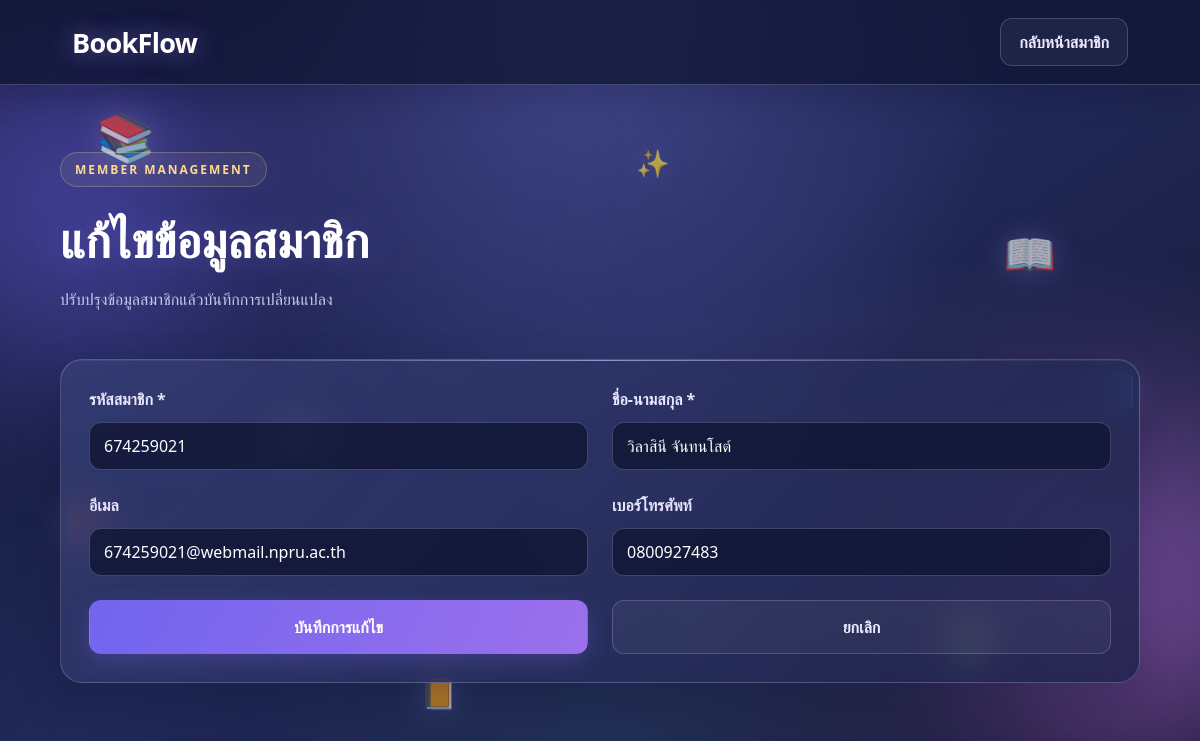
Page /members/edit/2 on the committed database.
### tables this page shows
CREATE TABLE members (
                id INTEGER PRIMARY KEY AUTOINCREMENT,
                member_code TEXT NOT NULL UNIQUE,
                name TEXT NOT NULL,
                email TEXT UNIQUE,
                phone TEXT,
                created_at TEXT NOT NULL DEFAULT CURRENT_TIMESTAMP
            );

### app.py (the view, shortened to what this page needs)
@app.route("/members/edit/<int:member_id>", methods=["GET", "POST"])
def edit_member(member_id):
    connection = get_db_connection()
    try:
        member = connection.execute(
            "SELECT * FROM members WHERE id = ?",
            (member_id,),
        ).fetchone()
        if member is None:
            flash("ไม่พบสมาชิกที่ต้องการแก้ไข", "error")
            return redirect(url_for("members"))
        return render_template("edit_member.html", member=member)
    finally:
        connection.close()

### database/db.py (called while the page is built)
def get_db_connection():
    connection = sqlite3.connect(DATABASE_PATH)
    connection.row_factory = sqlite3.Row
    connection.execute("PRAGMA foreign_keys = ON")
    return connection

### templates/edit_member.html (shortened to what this page needs)
<!DOCTYPE html>
<html lang="th">
<head>
    <link rel="stylesheet" href="{{ url_for('static', filename='style.css') }}">
</head>
<body>
    <div class="library-background" aria-hidden="true">
    <span class="floating-book book-one">📚</span>
    <span class="floating-book book-two">📖</span>
    <span class="floating-book book-three">📕</span>
    <span class="floating-book book-four">📗</span>
    <span class="floating-book book-five">📘</span>
    <span class="floating-book book-six">📙</span>
    <span class="floating-book book-seven">✨</span>
    <span class="floating-book book-eight">📖</span>
</div>
    <header class="header">
        <a class="brand" href="/">BookFlow</a>
        <a class="button secondary" href="{{ url_for('members') }}">กลับหน้าสมาชิก</a>
    </header>
    <main class="container">
        <section class="welcome">
            <p class="eyebrow">MEMBER MANAGEMENT</p>
            <h1>แก้ไขข้อมูลสมาชิก</h1>
            <p class="subtitle">ปรับปรุงข้อมูลสมาชิกแล้วบันทึกการเปลี่ยนแปลง</p>
        </section>
        <section class="panel">
            <form method="POST" class="book-form">
                <div class="form-group">
                    <label for="member_code">รหัสสมาชิก *</label>
                    <input id="member_code" name="member_code"
                           value="{{ member.member_code }}" maxlength="30" required>
                </div>
                <div class="form-group">
                    <label for="name">ชื่อ-นามสกุล *</label>
                    <input id="name" name="name"
                           value="{{ member.name }}" maxlength="150" required>
                </div>
                <div class="form-group">
                    <label for="email">อีเมล</label>
                    <input id="email" name="email" type="email"
                           value="{{ member.email or '' }}" maxlength="150">
                </div>
                <div class="form-group">
                    <label for="phone">เบอร์โทรศัพท์</label>
                    <input id="phone" name="phone"
                           value="{{ member.phone or '' }}" maxlength="20">
                </div>
                <button class="button primary" type="submit">บันทึกการแก้ไข</button>
                <a class="button secondary" href="{{ url_for('members') }}">ยกเลิก</a>
            </form>
        </section>
    </main>
</body>
</html>

### rows in the picture
members: member_code "ุึ674259021", name "วิลาสินี จันทนโสต์", email "674259021@webmail.npru.ac.th", phone "0800927483"
